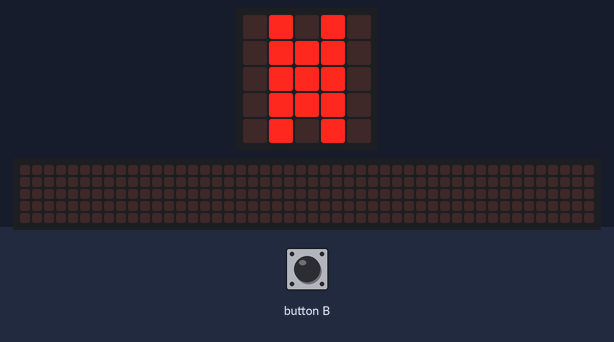
Simulated run of this program. Board: BBC micro:bit (MakeCode). Shown: the board's 5×5 LED display, a strip that is not on the board, showing the scrolling text unrolled. Inputs (shaded band) come from the test bench. The 48×5 strip is a reading aid, not a part: it shows the text the display is scrolling, unrolled, one strip-width of it at a time.

Above: at 0.61 s.
1.3 s: button B pressed for 0.15 s
At 1.69 s:
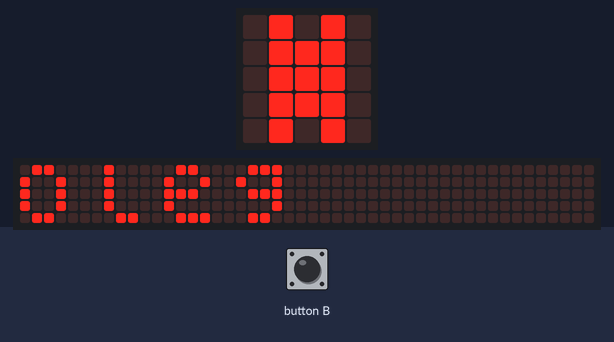
2.0 s: button B pressed for 0.15 s
At 6.34 s:
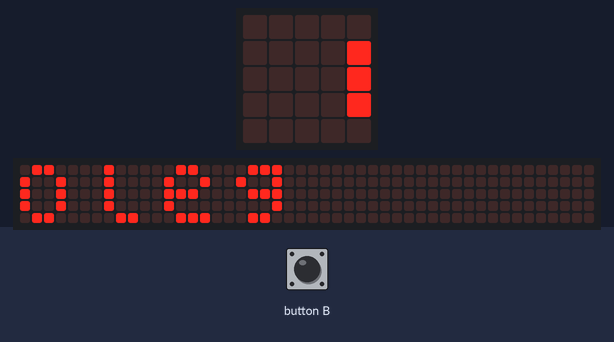
At 10.82 s:
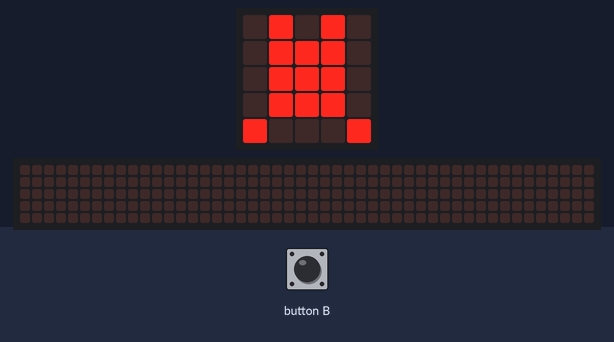
Timing chart, 0 to 12.3 s (numbered marks = the images above; inputs shaded):
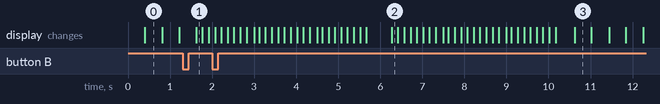

Measured:
- after the input at 1.3 s, the display: changes after 0.32 s (image 1)
- what the display in image 0 shows lasts 0.4 s, from 0.4 s to 0.8 s

The program:

main.ts
```typescript
input.onButtonPressed(Button.B, function () {
    basic.showString("Oleg")
})
basic.forever(function () {
    basic.showLeds(`
        . # . # .
        . # # # .
        . # # # .
        . # # # .
        # . . . #
        `)
    basic.showLeds(`
        . # . # .
        . # # # .
        . # # # .
        . # # # .
        . # . # .
        `)
})
```

test.ts
```typescript
// тут проходять випробування; ця компіляція не відбуватиметься, коли цей пакет використовуватиметься як розширення.
```
